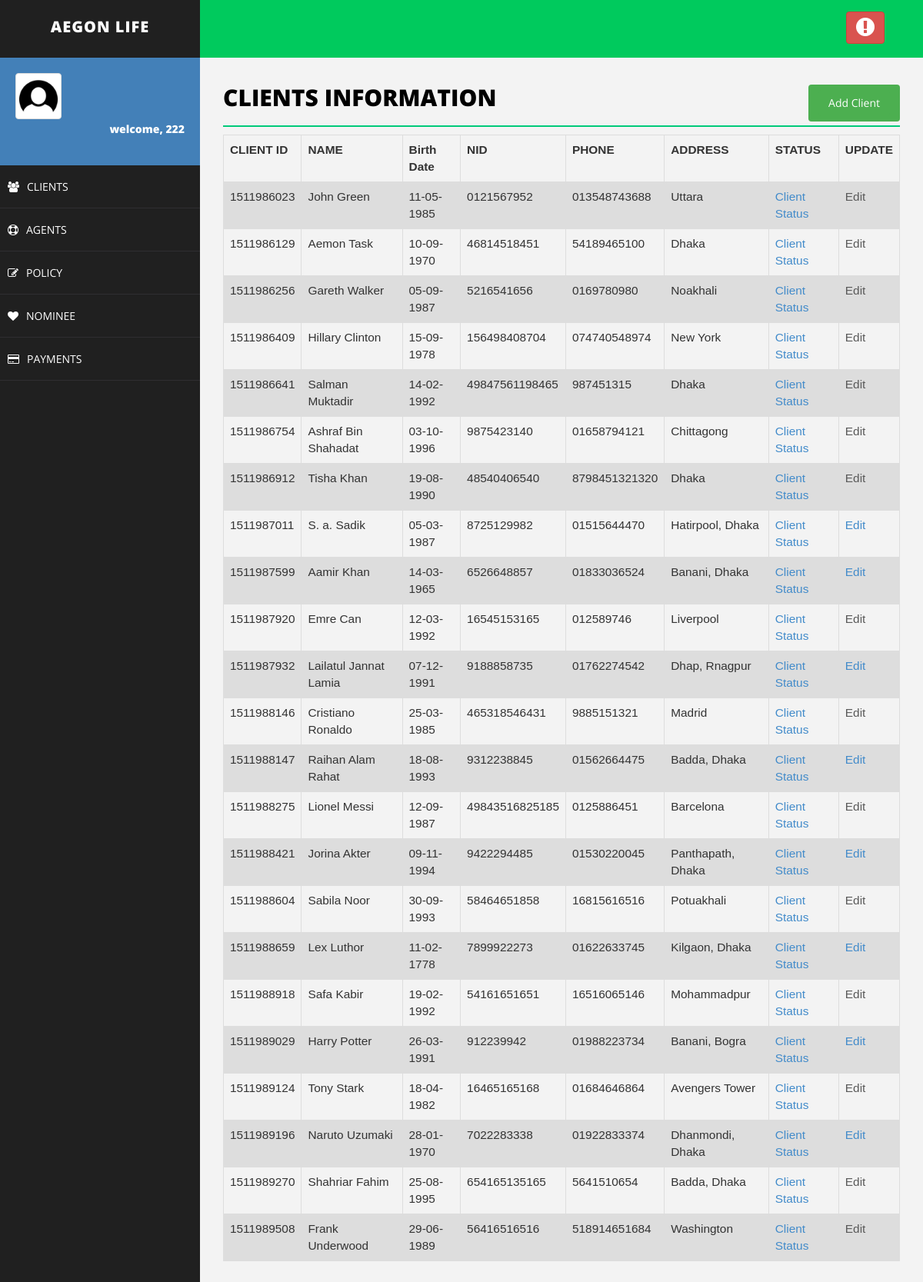
Screenshot of /lims/client.php (signed in) with the database file from the repository.
### tables this page shows
CREATE TABLE `client` (
  `client_id` varchar(200) NOT NULL,
  `client_password` varchar(30) NOT NULL,
  `name` varchar(50) NOT NULL,
  `sex` varchar(20) NOT NULL,
  `birth_date` varchar(20) NOT NULL,
  `marital_status` varchar(20) NOT NULL,
  `nid` varchar(50) NOT NULL,
  `phone` varchar(20) NOT NULL,
  `address` varchar(50) NOT NULL,
  `policy_id` varchar(50) NOT NULL,
  `agent_id` varchar(20) NOT NULL,
  `image` varchar(200) NOT NULL
);

### lims/client.php (the view, shortened to what this page needs)
<!DOCTYPE html>
<html>
<head>
    <link href="assets/css/bootstrap.css" rel="stylesheet" />
    <link href="assets/css/font-awesome.css" rel="stylesheet" />
    <link href="assets/css/basic.css" rel="stylesheet" />
    <link href="assets/css/custom.css" rel="stylesheet" />
</head>
<body>
<?php include 'header.php';
?>
        <div id="page-wrapper">
                <div class="row">
                    <div class="col-md-12">
                        <h1 class="page-head-line">Clients Information
						<button class="btn" align="center">
						<a href="addclient.php" class="btn">Add Client</a>
						</button>
						</h1>
                    </div>
                </div>
<?php
	$sql = "SELECT client_id,name,birth_date,nid,phone,address,agent_id FROM client";
	$result = $conn->query($sql);
	echo "<table class=\"table\">\n";
    echo "  <tr>\n";
    echo "    <th>CLIENT ID</th>\n";
    echo "    <th>NAME</th>\n";
    echo "    <th>Birth Date</th>\n";
    echo "    <th>NID</th>\n";
    echo "    <th>PHONE</th>\n";
	echo "    <th>ADDRESS</th>\n";
	echo "    <th>STATUS</th>\n";
	echo "    <th>UPDATE</th>\n";
    echo "  </tr>";
	if ($result->num_rows > 0) {
	while($row = $result->fetch_assoc()) {
		echo "<tr>\n";
		echo "    <td>".$row["client_id"]."</td>\n";
		echo "    <td>".$row["name"]."</td>\n";
		echo "    <td>".$row["birth_date"]."</td>\n";
		echo "    <td>".$row["nid"]."</td>\n";
		echo "    <td>".$row["phone"]."</td>\n";
		echo "    <td>".$row["address"]."</td>\n";
		echo "    <td>"."<a href='clientStatus.php?client_id=".$row["client_id"]. "'>Client Status</a>"."</td>\n";
		if($row["agent_id"]== $username || "ahmed" == $username){
			echo "<td>"."<a href='editClient.php?client_id=".$row["client_id"]. "'>Edit</a>"."</td>\n";
		}else {
			echo "<td>"."<a class=\"dis\" href='editClient.php?client_id=".$row["client_id"]. "'>Edit</a>"."</td>\n";
		}
	}
	}
?>
    </div>
</body>
</html>

### lims/assets/css/basic.css (style rules this page uses)
body { font-family: 'Open Sans', sans-serif; line-height:25px; }
#page-wrapper { padding: 15px 15px; min-height: 600px; background: #F3F3F3; }
.page-head-line { font-size: 30px; text-transform: uppercase; color: #000; font-weight: 800; padding-bottom: 20px; border-bottom: 2px solid #00CA79; margin-bottom: 10px; }
@media (min-width:768px) { #page-wrapper { margin: 0 0 0 260px; padding: 15px 30px; min-height: 1200px; } }

### lims/client.php (style rules this page uses)
.btn { background-color: #4CAF50; float: right; color:white; text-decoration:none; }
table { font-family: arial, sans-serif; border-collapse: collapse; width: 100%; margin-left:0%; font-size:110%; }
td, th { border: 1px solid #dddddd; text-align: left; padding: 8px; }
tr:nth-child(even) { background-color: #dddddd; }
.dis { pointer-events: none; cursor: default; color:#595959; }

### rows the page displays
client: client_id "1511986023", name "John Green", birth_date "11-05-1985", nid "0121567952", phone "013548743688", address "Uttara"
client: client_id "1511986129", name "Aemon Task", birth_date "10-09-1970", nid "46814518451", phone "54189465100", address "Dhaka"
client: client_id "1511986256", name "Gareth Walker", birth_date "05-09-1987", nid "5216541656", phone "0169780980", address "Noakhali"
client: client_id "1511986409", name "Hillary Clinton", birth_date "15-09-1978", nid "156498408704", phone "074740548974", address "New York"
client: client_id "1511986641", name "Salman Muktadir", birth_date "14-02-1992", nid "49847561198465", phone "987451315", address "Dhaka"
client: client_id "1511986754", name "Ashraf Bin Shahadat", birth_date "03-10-1996", nid "9875423140", phone "01658794121", address "Chittagong"
client: client_id "1511986912", name "Tisha Khan", birth_date "19-08-1990", nid "48540406540", phone "8798451321320", address "Dhaka"
client: client_id "1511987011", name "S. a. Sadik", birth_date "05-03-1987", nid "8725129982", phone "01515644470", address "Hatirpool, Dhaka"
client: client_id "1511987599", name "Aamir Khan", birth_date "14-03-1965", nid "6526648857", phone "01833036524", address "Banani, Dhaka"
client: client_id "1511987920", name "Emre Can", birth_date "12-03-1992", nid "16545153165", phone "012589746", address "Liverpool"
client: client_id "1511987932", name "Lailatul Jannat Lamia", birth_date "07-12-1991", nid "9188858735", phone "01762274542", address "Dhap, Rnagpur"
client: client_id "1511988146", name "Cristiano Ronaldo", birth_date "25-03-1985", nid "465318546431", phone "9885151321", address "Madrid"
client: client_id "1511988147", name "Raihan Alam Rahat", birth_date "18-08-1993", nid "9312238845", phone "01562664475", address "Badda, Dhaka"
client: client_id "1511988275", name "Lionel Messi", birth_date "12-09-1987", nid "49843516825185", phone "0125886451", address "Barcelona"
client: client_id "1511988421", name "Jorina Akter", birth_date "09-11-1994", nid "9422294485", phone "01530220045", address "Panthapath, Dhaka"
client: client_id "1511988604", name "Sabila Noor", birth_date "30-09-1993", nid "58464651858", phone "16815616516", address "Potuakhali"
client: client_id "1511988659", name "Lex Luthor", birth_date "11-02-1778", nid "7899922273", phone "01622633745", address "Kilgaon, Dhaka"
client: client_id "1511988918", name "Safa Kabir", birth_date "19-02-1992", nid "54161651651", phone "16516065146", address "Mohammadpur"
client: client_id "1511989029", name "Harry Potter", birth_date "26-03-1991", nid "912239942", phone "01988223734", address "Banani, Bogra"
client: client_id "1511989124", name "Tony Stark", birth_date "18-04-1982", nid "16465165168", phone "01684646864", address "Avengers Tower"
client: client_id "1511989196", name "Naruto Uzumaki", birth_date "28-01-1970", nid "7022283338", phone "01922833374", address "Dhanmondi, Dhaka"
client: client_id "1511989270", name "Shahriar Fahim", birth_date "25-08-1995", nid "654165135165", phone "5641510654", address "Badda, Dhaka"
client: client_id "1511989508", name "Frank Underwood", birth_date "29-06-1989", nid "56416516516", phone "518914651684", address "Washington"

### other values shown
$_SESSION["username"] "222"
